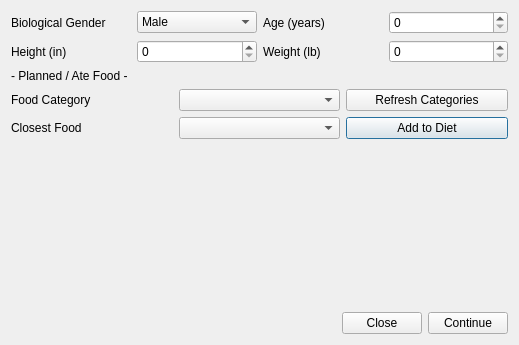
<?xml version="1.0" encoding="UTF-8"?>
<ui version="4.0">
 <class>InputWindow</class>
 <widget class="QDialog" name="InputWindow">
  <property name="geometry">
   <rect>
    <x>0</x>
    <y>0</y>
    <width>519</width>
    <height>345</height>
   </rect>
  </property>
  <property name="minimumSize">
   <size>
    <width>0</width>
    <height>0</height>
   </size>
  </property>
  <property name="windowTitle">
   <string>Dialog</string>
  </property>
  <layout class="QVBoxLayout" name="verticalLayout_3">
   <item>
    <layout class="QGridLayout" name="gridLayout">
     <item row="0" column="1">
      <layout class="QHBoxLayout" name="horizontalLayout_5">
       <item>
        <widget class="QLabel" name="label_2">
         <property name="text">
          <string>Age (years)</string>
         </property>
        </widget>
       </item>
       <item>
        <widget class="QSpinBox" name="ageSpin"/>
       </item>
      </layout>
     </item>
     <item row="1" column="0">
      <layout class="QHBoxLayout" name="horizontalLayout_2">
       <item>
        <widget class="QLabel" name="label_4">
         <property name="text">
          <string>Height (in)</string>
         </property>
        </widget>
       </item>
       <item>
        <widget class="QSpinBox" name="heightSpin"/>
       </item>
      </layout>
     </item>
     <item row="0" column="0">
      <layout class="QHBoxLayout" name="horizontalLayout_3">
       <item>
        <widget class="QLabel" name="label">
         <property name="text">
          <string>Biological Gender</string>
         </property>
        </widget>
       </item>
       <item>
        <widget class="QComboBox" name="genderBox">
         <item>
          <property name="text">
           <string>Male</string>
          </property>
         </item>
         <item>
          <property name="text">
           <string>Female</string>
          </property>
         </item>
        </widget>
       </item>
      </layout>
     </item>
     <item row="1" column="1">
      <layout class="QHBoxLayout" name="horizontalLayout_6">
       <item>
        <widget class="QLabel" name="label_3">
         <property name="text">
          <string>Weight (lb)</string>
         </property>
        </widget>
       </item>
       <item>
        <widget class="QSpinBox" name="weightSpin">
         <property name="maximum">
          <number>300</number>
         </property>
        </widget>
       </item>
      </layout>
     </item>
    </layout>
   </item>
   <item>
    <layout class="QVBoxLayout" name="verticalLayout">
     <item>
      <widget class="QLabel" name="label_6">
       <property name="text">
        <string>- Planned / Ate Food -</string>
       </property>
      </widget>
     </item>
     <item>
      <layout class="QGridLayout" name="gridLayout_2">
       <item row="0" column="0">
        <widget class="QLabel" name="label_7">
         <property name="text">
          <string>Food Category</string>
         </property>
        </widget>
       </item>
       <item row="1" column="2">
        <widget class="QPushButton" name="addToDiet">
         <property name="text">
          <string>Add to Diet</string>
         </property>
        </widget>
       </item>
       <item row="1" column="0">
        <widget class="QLabel" name="label_8">
         <property name="text">
          <string>Closest Food</string>
         </property>
        </widget>
       </item>
       <item row="1" column="1">
        <widget class="QComboBox" name="closestFoodCombobox"/>
       </item>
       <item row="0" column="1">
        <widget class="QComboBox" name="categoryCombobox"/>
       </item>
       <item row="0" column="2">
        <widget class="QPushButton" name="refreshButton">
         <property name="text">
          <string>Refresh Categories</string>
         </property>
        </widget>
       </item>
      </layout>
     </item>
    </layout>
   </item>
   <item>
    <layout class="QVBoxLayout" name="verticalLayout_2">
     <item>
      <spacer name="verticalSpacer">
       <property name="orientation">
        <enum>Qt::Vertical</enum>
       </property>
       <property name="sizeHint" stdset="0">
        <size>
         <width>20</width>
         <height>40</height>
        </size>
       </property>
      </spacer>
     </item>
     <item>
      <layout class="QHBoxLayout" name="horizontalLayout">
       <item>
        <spacer name="horizontalSpacer">
         <property name="orientation">
          <enum>Qt::Horizontal</enum>
         </property>
         <property name="sizeHint" stdset="0">
          <size>
           <width>40</width>
           <height>20</height>
          </size>
         </property>
        </spacer>
       </item>
       <item>
        <widget class="QPushButton" name="pushButton">
         <property name="text">
          <string>Close</string>
         </property>
        </widget>
       </item>
       <item>
        <widget class="QPushButton" name="pushButton_2">
         <property name="text">
          <string>Continue</string>
         </property>
        </widget>
       </item>
      </layout>
     </item>
    </layout>
   </item>
  </layout>
 </widget>
 <resources/>
 <connections/>
</ui>
